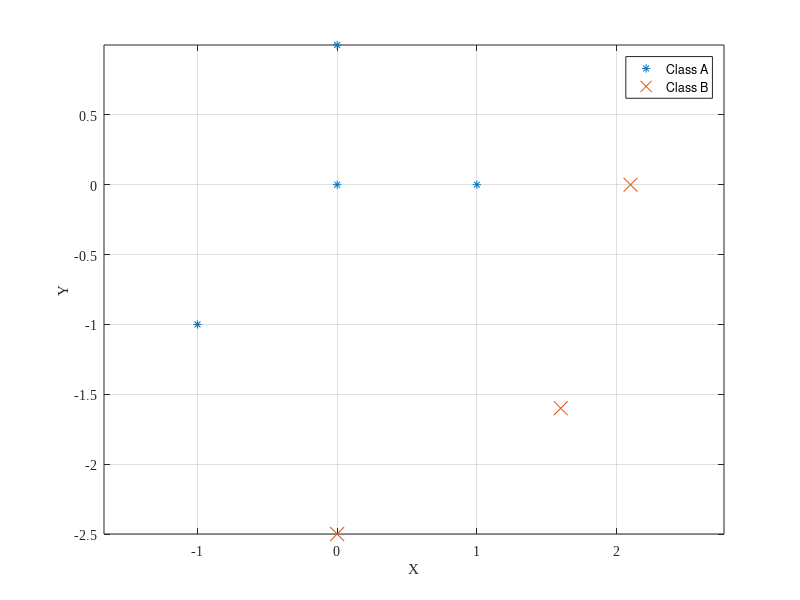

The MATLAB script that drew this image:
function [] = prob10(bool_export_plots)

    if nargin == 0
        bool_export_plots = false;
    end

    x1 = [0 0 1 -1];
    y1 = [0 1 0 -1];
    x2 = [2.1 0 1.6];
    y2 = [0 -2.5 -1.6];

    figure;
    plot(x1,y1,'*',x2,y2,'x', 'MarkerSize', 10);
    grid on;
    axis equal;
    set(gca, "FontName", "Times New Roman");
    xlabel('X');
    ylabel('Y');
    legend('Class A', 'Class B');

    if bool_export_plots == true
        exportgraphics(gca, 'patterns.pdf', 'ContentType', 'vector');
    end

end